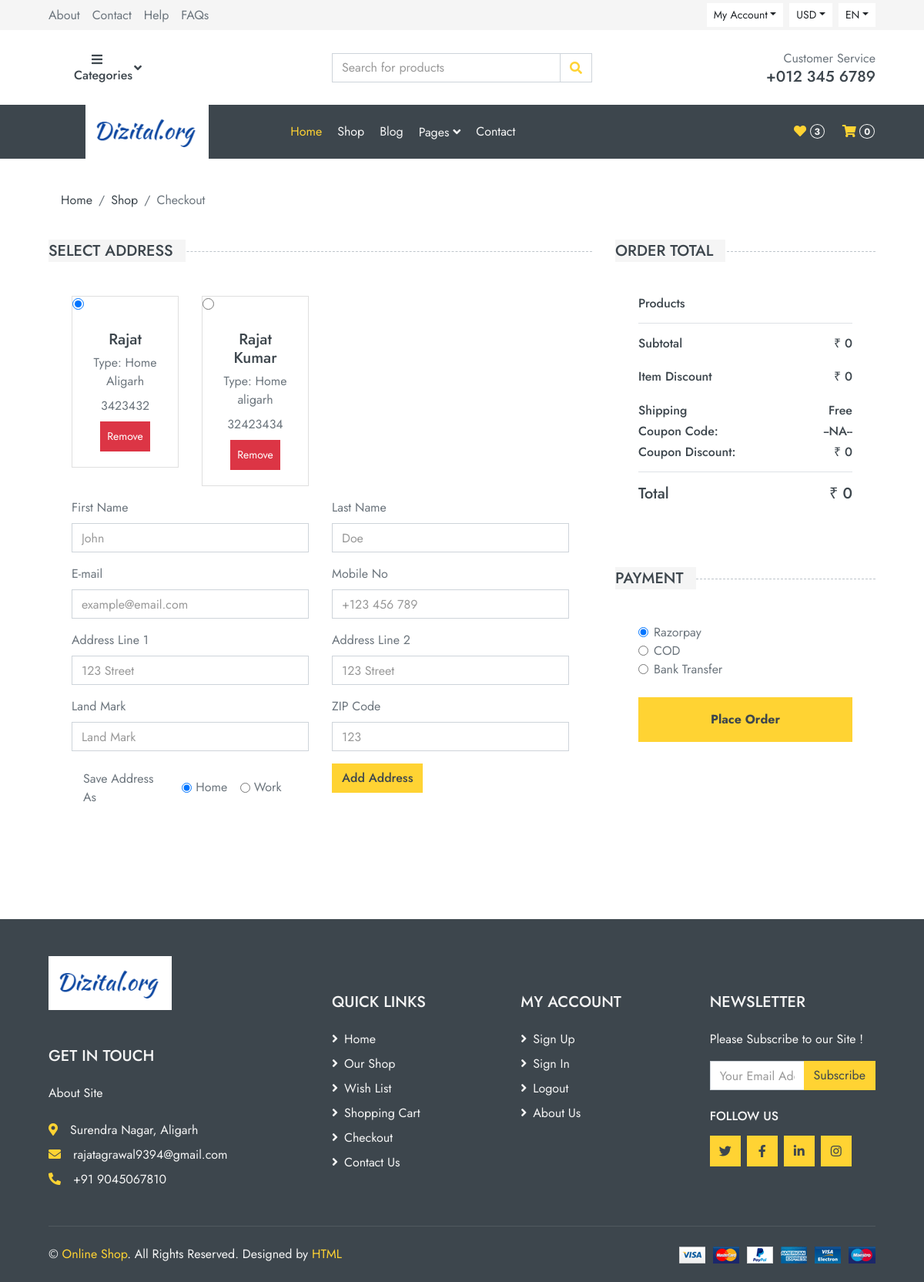
The page /checkout.php (signed in) on the database its author committed.
### tables this page shows
CREATE TABLE `address` (
  `id` int(11) NOT NULL,
  `user_id` int(11) NOT NULL,
  `name` text NOT NULL,
  `address` text NOT NULL,
  `address2` text NOT NULL,
  `is_default` int(11) NOT NULL,
  `landmark` text NOT NULL,
  `pincode` text NOT NULL,
  `mobile` text NOT NULL,
  `availability` text NOT NULL,
  `address_type` text DEFAULT NULL,
  `created_date` datetime NOT NULL DEFAULT current_timestamp()
);

### connection.php (called while the page is built, shortened)
<?php
$conn = mysqli_connect('localhost', 'root', '', 'onlineshop');
function getUserID()
{
    $user_id = -1;
     if (isset($_SESSION['user_id'])) {
        $user_id = $_SESSION['user_id'];
    }
    return $user_id;
}
function getCartItems($save_type = 'CART'): int|bool
{
    global $conn;
    if (isset($_SESSION['user_id'])) {
        $user_id = getUserID();
        $qry = "SELECT count(*) from cart_items where `status` = '1' AND user_id = '$user_id' and save_type = '$save_type'";
        if (!$res = mysqli_query($conn, $qry)) {
            errlog(mysqli_error($conn), $qry);
            return false;
        }
        $wishes = mysqli_fetch_assoc($res);
        $total_cart_items = $wishes['count(*)'];
        return ((int)($total_cart_items));
    }
}

### checkout.php (the view, shortened to what this page needs)
<?php
include 'connection.php';
$user_id = getUserID();
?>
<!DOCTYPE html>
<html lang="en">
<?php include 'site_head.php'; ?>
<body>
    <?php include 'header.php'; ?>
    <div class="container-fluid">
        <div class="row px-xl-5">
            <div class="col-12">
                <nav class="breadcrumb bg-light mb-30">
                    <a class="breadcrumb-item text-dark" href="#">Home</a>
                    <a class="breadcrumb-item text-dark" href="#">Shop</a>
                    <span class="breadcrumb-item active">Checkout</span>
                </nav>
            </div>
        </div>
    </div>
    <div class="container-fluid">
        <div class="row px-xl-5">
            <div class="col-lg-8">
                <h5 class="section-title position-relative text-uppercase mb-3"><span class="bg-secondary pr-3">SELECT Address</span></h5>
                <div class="bg-light p-30 mb-5">
                    <div class="row mb-3">
                        <?php
                        $sql = "SELECT * from address where user_id='$user_id'";
                        $res = mysqli_query($conn, $sql);
                        $counter = 0;
                        $addresses = mysqli_fetch_all($res, MYSQLI_ASSOC);
                        foreach ($addresses as $address) {
                            $counter++;
                        ?>
                            <div class="col-lg-3">
                                <div class="card client-card">
                                    <div class="float-end">
                                        <input type="radio" data-target-block="#addressPreviewBlock<?php echo $address['id'] ?>" class="addressSelection" name="addressSelection" value="<?php echo $address['id'] ?>" data-id="<?= $address['id']; ?>" style="height: 15px; width: 15px;" <?php echo ($counter == 1) ? "checked" : ""; ?>>
                                    </div>
                                    <div class="card-body text-center">
                                        <h5 class=" client-name fw-bold" style="margin-bottom:6px;"> <?php $str = $address['name'];
                                                                                                        $str = str_replace('?', " ", $str);
                                                                                                        echo htmlspecialchars($str); ?></h5>
                                        <span class="text-muted fw-semibold"><i class="la la-home me-2 text-secondary"></i>Type: <?= htmlspecialchars($address['address_type']); ?>
                                            <p class="text-muted text-center mb-2 fw-semibold"><?php $str = $address['address'];
                                                                                                $str = str_replace('?', " ", $str);
                                                                                                echo htmlspecialchars($str); ?></p>
                                            <span class="text-muted fw-semibold"><i class="la la-phone me-2 text-secondary"></i><?= htmlspecialchars($address['mobile']); ?></span>
                                        </span><br>
                                        <div class="col-sm-12 text-end mt-1">
                                            <span class="btn btn-danger btn-sm px-2 py-2 removeAddress" data-id="<?php echo $address['id'] ?>" style="margin-top: 4px;">Remove</span>
                                        </div>
                                    </div>
                                </div>
                            </div>
                        <?php } ?>
                    </div>
                    <form method="post" id="tempForm">
                        <div class="row">
                            <div class="col-md-6 form-group">
                                <label>First Name</label>
                                <input class="form-control" id="firstName" name="firstName" type="text" placeholder="John">
                            </div>
                            <div class="col-md-6 form-group">
                                <label>Last Name</label>
                                <input class="form-control" id="lastname" name="lastName" type="text" placeholder="Doe">
                            </div>
                            <div class="col-md-6 form-group">
                                <label>E-mail</label>
                                <input class="form-control" id="email" name="email" type="text" placeholder="example@email.com">
                            </div>
                            <div class="col-md-6 form-group">
                                <label>Mobile No</label>
                                <input class="form-control" name="mobileNumber" id="mobileNumber" type="text" placeholder="+123 456 789">
                            </div>
                            <div class="col-md-6 form-group">
                                <label>Address Line 1</label>
                                <input class="form-control" id="address1" name="address1" type="text" placeholder="123 Street">
                            </div>
                            <div class="col-md-6 form-group">
                                <label>Address Line 2</label>
                                <input class="form-control" id="address2" name="address2" type="text" placeholder="123 Street">
                            </div>
                            <div class="col-md-6 form-group">
                                <label>Land Mark</label>
                                <input class="form-control" id="landmark" name="landmark" type="text" placeholder="Land Mark">
                            </div>
                            <div class="col-md-6 form-group">
                                <label>ZIP Code</label>
                                <input class="form-control" id="pincode" name="pincode" type="text" placeholder="123">
                            </div>
                            <div class="col-md-6  form-group mt-1">
                                <div class="d-flex align-items-center">
                                    <label class="col-md-5 my-1 field-label control-label">Save Address As </label>
                                    <div class="col-md-2 text-left">
                                        <div class="form-check form-check-inline field-input">
                                            <input class="form-check-input" type="radio" name="addressType" id="inlineRadio1" value="Home" checked>
                                            <label class="form-check-label field-label" for="inlineRadio1">Home</label>
                                        </div>
                                    </div>
                                    <div class="col-md-2 text-left ml-4">
                                        <div class="form-check form-check-inline field-input">
                                            <input class="form-check-input" type="radio" name="addressType" id="inlineRadio2" value="Work">
                                            <label class="form-check-label field-label" for="inlineRadio2">Work</label>
                                        </div>
                                    </div>
                                </div>
                            </div>
                            <div class="col-md-6">
                                <button type="button" id="addAddressBtn" class="btn btn-primary" style="font-weight: 500;">Add Address</button>
                            </div>
                        </div>
                    </form>
                </div>
            </div>
            <div class="col-lg-4">
                <h5 class="section-title position-relative text-uppercase mb-3"><span class="bg-secondary pr-3">Order Total</span></h5>
                <div class="bg-light p-30 mb-5">
                    <div class="border-bottom">
                        <h6 class="mb-3">Products</h6>
                        <?php
                        $total_mrp = $total_discount = $ewallet_limit = $total_coupon_discount = $total_shipping_cost = 0;
                        ?>
                    </div>
                    <div class="border-bottom pt-3 pb-2">
                        <div class="d-flex justify-content-between mb-3">
                            <h6>Subtotal</h6>
                            <h6>₹ <?php echo $total_mrp ?></h6>
                        </div>
                        <div class="d-flex justify-content-between mb-3">
                            <h6>Item Discount</h6>
                            <h6>₹ <?php echo $total_discount ?></h6>
                        </div>
                        <div class="d-flex justify-content-between">
                            <h6 class="font-weight-medium">Shipping</h6>
                            <h6 class="font-weight-medium">Free</h6>
                        </div>
                        <?php
                        if (isset($_SESSION['APPLIED_COUPON']['id'])) {
                            $price = $total_mrp;
                            $data = $_SESSION['APPLIED_COUPON'];
                            $discount = 0;
                            $data['discount'] = (float)($data['discount']);
                            if ($data['discount_type'] == '%') {
                                $discount = round($price * $data['discount'] / 100, 2);
                            } else {
                                $discount = $data['discount'];
                            }
                            $total_coupon_discount = $discount;
                        ?>
                            <div class="d-flex justify-content-between">
                                <h6 class="">Coupon Code:</h6>
                                <h6 class=""><?php echo strtoupper($data['coupon_code']) ?></span>
                            </div>
                            <div class="d-flex justify-content-between">
                                <h6 class="">Coupon Discount:</h6>
                                <h6 class="">₹ <?php echo $discount ?></h6>
                            </div>
                        <?php
                        } else {
                        ?>
                            <div class="d-flex justify-content-between">
                                <h6 class="">Coupon Code:</h6>
                                <h6 class="">--NA--</h6>
                            </div>
                            <div class="d-flex justify-content-between">
                                <h6 class="">Coupon Discount:</h6>
                                <h6 class="">&#8377; 0</h6>
                            </div>
                        <?php
                        }
                        ?>
                    </div>
                    <div class="pt-2">
                        <div class="d-flex justify-content-between mt-2">
                            <h5>Total</h5>
                            <h5 id="grandTotal" data-value="<?php echo round((float)($total_mrp - ($total_discount + $total_coupon_discount)), 2) ?>">₹ <?php echo round((float)($total_mrp - ($total_discount + $total_coupon_discount)), 2) ?></h5>
                        </div>
                    </div>
                </div>
                <div class="mb-5">
                    <h5 class="section-title position-relative text-uppercase mb-3"><span class="bg-secondary pr-3">Payment</span></h5>
                    <div class="bg-light p-30">
                        <div class="form-check">
                            <div class="">
                                <input type="radio" class="form-check-input" name="payment" id="Razorpay" checked>
                                <label class="form-check-label" for="Razorpay">Razorpay</label>
                            </div>
                        </div>
                        <div class="form-check">
                            <div class="">
                                <input type="radio" class="form-check-input" name="payment" id="cod">
                                <label class="form-check-label" for="cod">COD</label>
                            </div>
                        </div>
                        <div class="form-check mb-4">
                            <div class="">
                                <input type="radio" class="form-check-input" name="payment" id="banktransfer">
                                <label class="form-check-label" for="banktransfer">Bank Transfer</label>
                            </div>
                        </div>
                        <button id="placeOrderBtn" class="btn btn-block btn-primary font-weight-bold py-3">Place Order</button>
                    </div>
                </div>
            </div>
        </div>
    </div>
    <?php
    include 'footer.php';
    ?>
</body>
</html>

### site_head.php (style rules this page uses)
* { box-sizing: border-box; }

### rows shown on the page
address: name "Rajat", address_type "Home", address "Aligarh", mobile "3423432"
address: name "Rajat Kumar", address_type "Home", address "aligarh", mobile "32423434"

### other values the page prints
getCartItems('WISHLIST') "3"
getCartItems() "0"
$total_mrp "0"
$total_discount "0"
$total_mrp - ($total_discount + $total_coupon_discount) "0"
